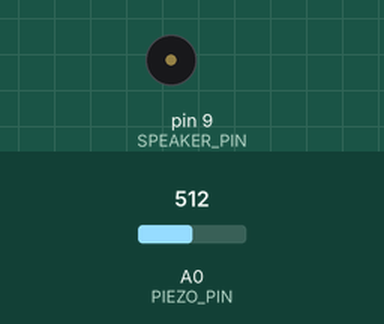
The sketch below on a simulated Arduino Uno, built with avr-gcc and run on an emulated ATmega328P. Shown: buzzer (waves = sounding). The inputs (shaded band) are chosen by the test bench; at power-on: A0 (PIEZO_PIN) = 512. What the sketch prints to the serial monitor is not drawn.

Above: at 8.07 s.
8.3 s: A0 (PIEZO_PIN) set to 10
At 8.57 s:
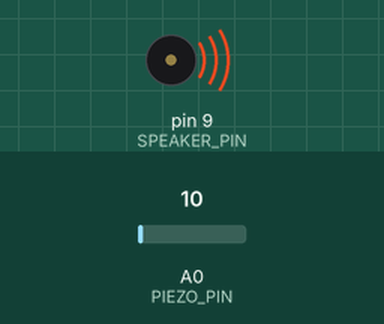
Timing chart, 0 to 11.3 s (numbered marks = the images above; inputs shaded):
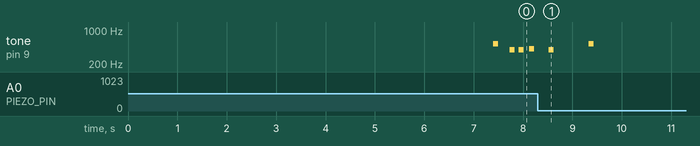

The sketch:

ShaveAndAHaircut.ino
```cpp
#define PIEZO_PIN A0
#define SPEAKER_PIN 9

const int historyLength = 100;
const int silenceLength = 50;
const int requiredTapLength = 0;
const int silenceThreshold = 20;

int tap = 0;
int history[historyLength];
long tapTimes[] = {0,0,0,0,0,0,0,0,0,0,0,0,0,0,0,0,0,0,0,0,0,0,0,0,0,0,0,0,0,0,0,0,0,0,0};
long delays[] = {0,0,0,0,0,0,0,0,0,0,0,0,0,0,0,0,0,0,0,0,0,0,0,0,0,0,0,0,0,0,0,0,0,0,0};
long sequenseVAL[] = {0,0,0,0,0,0,0,0,0,0,0,0,0,0,0,0,0,0,0,0,0,0,0,0,0,0,0,0,0,0,0,0,0,0,0};;
long sequenseTrials[] = {0,0,0,0,0,0,0,0,0,0,0,0,0,0,0,0,0,0,0,0,0,0,0,0,0,0,0,0,0,0,0,0,0,0,0};
int i = 0;
int d = 0;
int s = 0;
boolean going = false;
boolean answered = false;

boolean isTap = false;
int tapLength = 0;
int taps = 0;
long lastTap = 0;

const int notes[] = {523,392,392,415,392,493,523};
const int song[] = {0,332,188,211,397,680,318};
const int songLength = 5;
const int fullLength = 7;
const int maxDiv = 200;
const int noteDuration = 100;

void setup() {
  Serial.begin(9600);
  delay(7000);
}

void loop() {
  tap = analogRead(PIEZO_PIN);

  history[i] = tap;

  if (millis() - lastTap > 10000) start();

  if (isTap) {

    isTap=false;
    lastTap = millis();

    tone(SPEAKER_PIN, notes[d], noteDuration);
    delay(noteDuration);

    if (d==0) tapTimes[d] = millis();

    d++;
    taps++;
    tapTimes[d] = millis();
    delays[d] = tapTimes[d] - tapTimes[d-1];
    tapLength = 0;

    Serial.print("TAP! #");
    Serial.print(taps);
    Serial.print(" rhythm ");
    Serial.print(delays[d]);
    Serial.print(" song's rhythm: ");
    Serial.print(song[d-1]);
    Serial.println("");

//    learn();

    if (taps % songLength == 0) {
      if (isSong()){
        answer();
      }else{
        fail();
      }
      start();
    }
    //Serial.println("");

  }

  if (isSilent()){
    if (tapLength>requiredTapLength){
      isTap=true;
    }else{
      isTap=false;
    }
    tapLength = 0;
  }else{
    isTap=false;
    tapLength++;
  }

  //advance history index
  i = (i + 1) % historyLength;

  if (!going) start();
}

void fail(){

  delay(400);
  tone(SPEAKER_PIN, 500, 300);
  delay(1000);
  answered = false;
}

void answer(){

  answered = true;

  Serial.println("");
  Serial.println("           /------------------------\\          ");
  Serial.println("                   HALF PRICE :)                ");
  Serial.println("           \\------------------------/          ");
  Serial.println("");

  for (int n=songLength; n<fullLength; n++){
    delay(song[n]);
    tone(SPEAKER_PIN, notes[n], noteDuration);
  }
  delay(1500);

}

boolean isSong(){
  int div = 0;
  for (int l=0; l < songLength; l++){
    div += abs(delays[l+1] - song[l]);
  }
  Serial.print("diff: ");
  Serial.print(div);
  Serial.print("/");
  Serial.print(maxDiv);
  if ((div > maxDiv)) Serial.print(" - Try Harder..!");
  Serial.println("");

  return (div <= maxDiv);
}

void learn(){
  sequenseVAL[d] = ((sequenseVAL[d]*sequenseTrials[d]) + delays[d]) / (sequenseTrials[d]+1);
  sequenseTrials[d]++;

  Serial.print(" | learned: ");
  Serial.print(sequenseVAL[d]);
  Serial.print(" trials: ");
  Serial.print(sequenseTrials[d]);

}

void start(){

  noTone(SPEAKER_PIN);

  d = 0;
  taps = 0;
  going = true;
  isTap=false;
  lastTap = millis();

  Serial.println("");
  Serial.println("");
  Serial.println("-----------------------------------------");
  Serial.println("----------| REPEAT AFTER ME! |-----------");
  Serial.println("-----------------------------------------");
  Serial.println("Shave and a haircut...");

  demo();
}

void demo(){

  delay(300);

  //if (answered) return;

  for (int n=0; n<songLength; n++){
    tone(SPEAKER_PIN, notes[n], noteDuration);
    delay(song[n+1]);
  }
  delay(noteDuration);

}

boolean isSilent(){

  for (int l=0; l < silenceLength; l++){
    if ((int)(history[(i-l+historyLength) % historyLength]) > silenceThreshold) {
      return false;
    }
  }
  return true;

}
```
